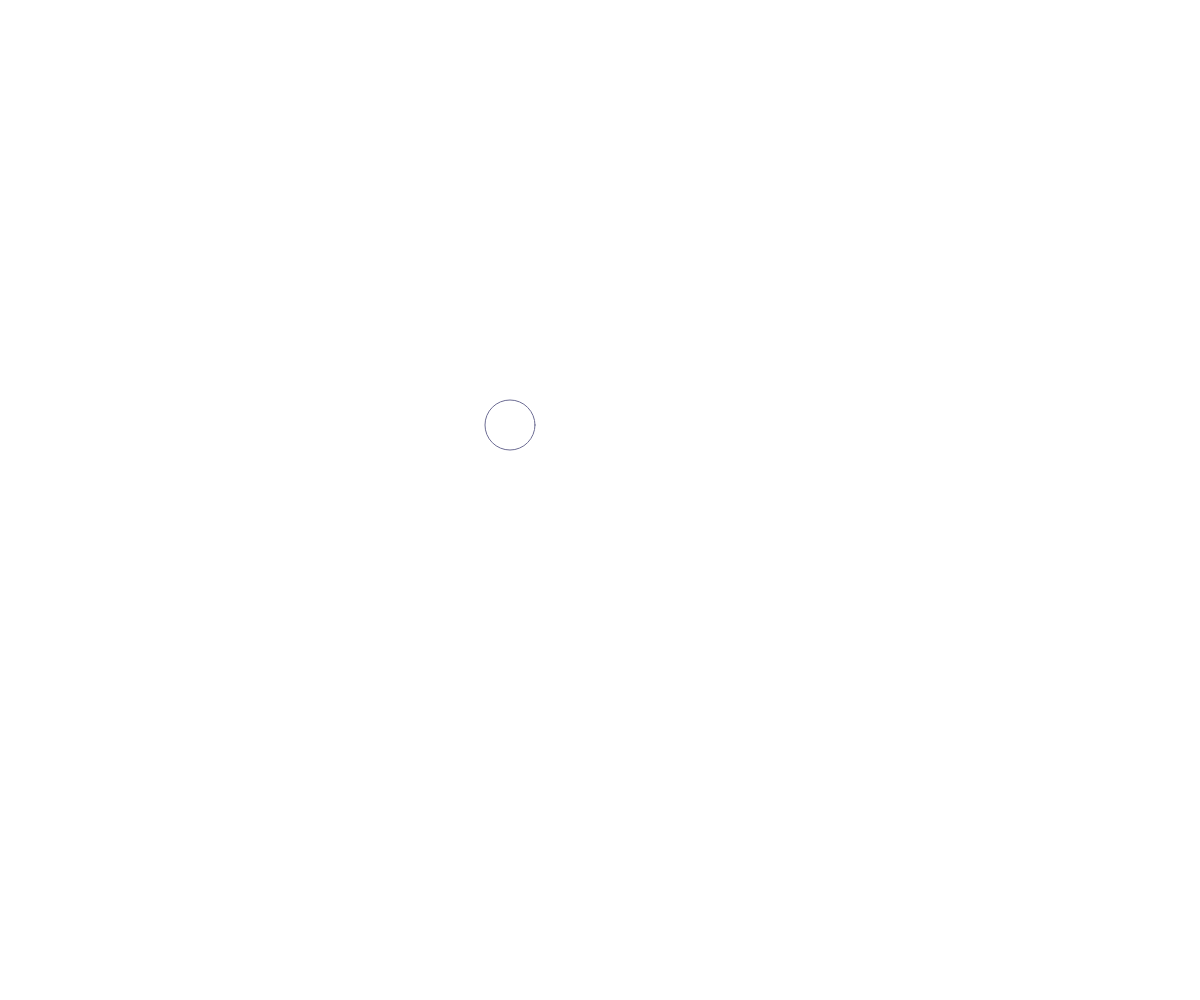
Frame 1 (no input)
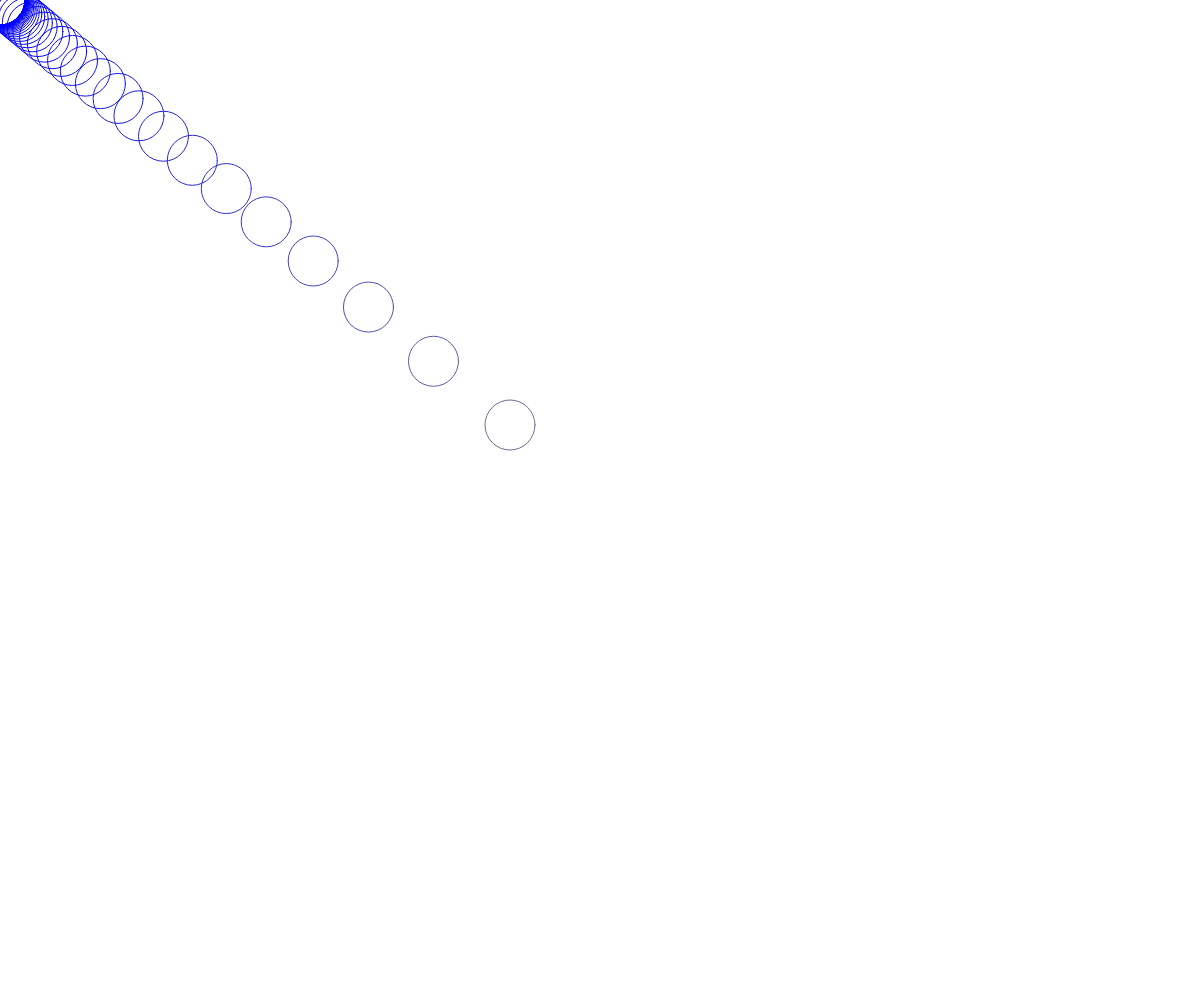
Frame 60 (no input)
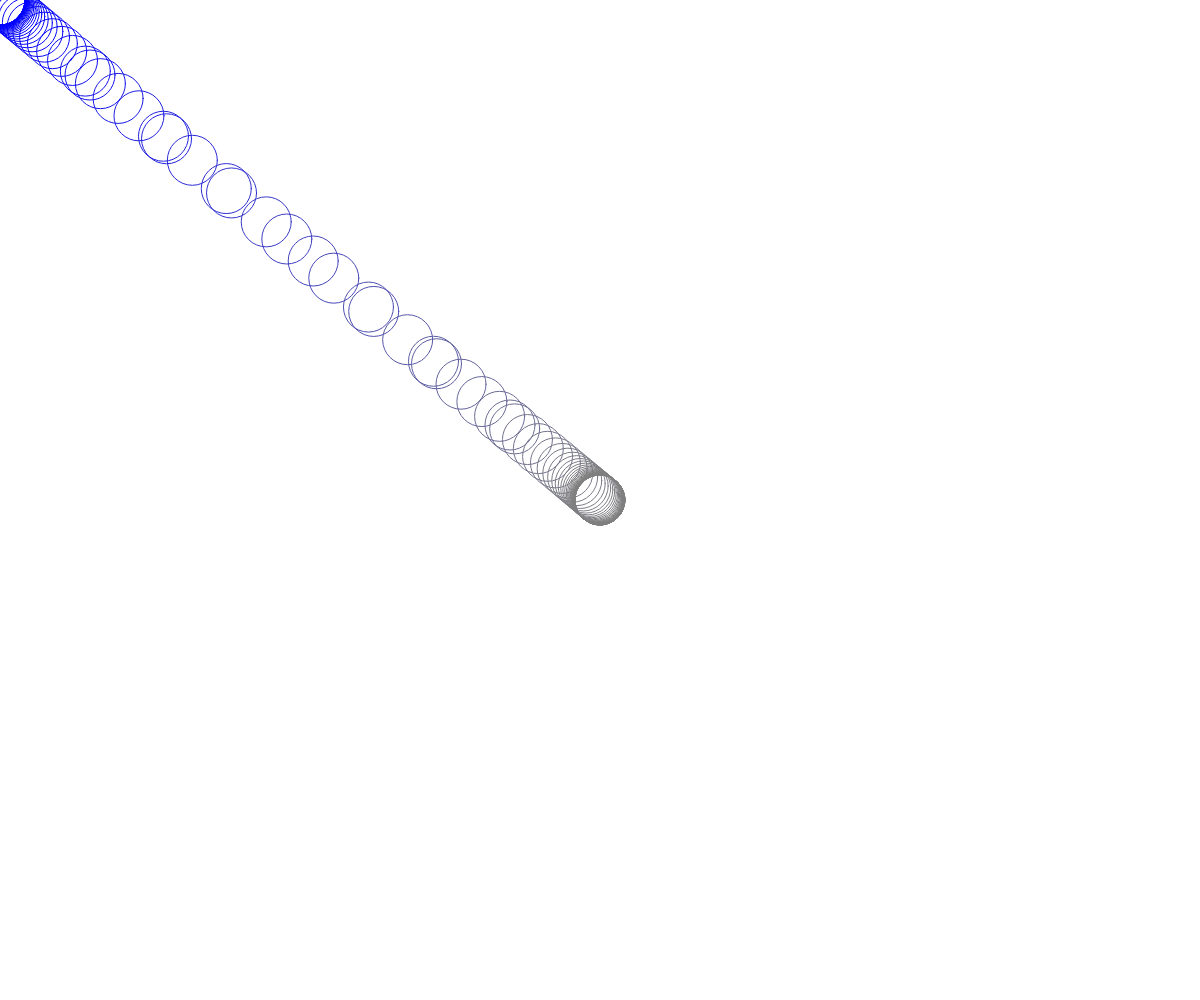
Frame 120 (the mouse pressed at the canvas centre since frame 60)

The p5.js sketch that drew these frames (run headless with seeded random() and noise() and a simulated clock; from frame 60 on, the mouse is pressed at the canvas centre):

// p5.js sketch
// ── sketch.js
// MouseWheel, Map, Lerp
// Mr. Scott
// Sept 25, 2024

let x, y, d=50;

function setup() {
  createCanvas(windowWidth, windowHeight);
  x = width/2;   y = height/2;
  noFill();
}

function draw() {
  //background(220);
  //move the circle
  x = lerp(x, mouseX, 0.15);
  y = lerp(y, mouseY, 0.15);

  let r = map(x, 0, width, 0, 255);
  let g = map(y,0, height, 0, 255);
  let b = map(x, 0, width, 255, 0);
  stroke(r,g,b);
  
  circle(x,y,d);
}

function mouseWheel(event){
  print(event.delta);
  //neg: UP SCROLL
  //pos: DOWN SCROLL
  if(event.delta > 0){
    d -= 10;
    if(d < 10) d = 10;
  }
  else{ 
    d += 10;
  }
}
